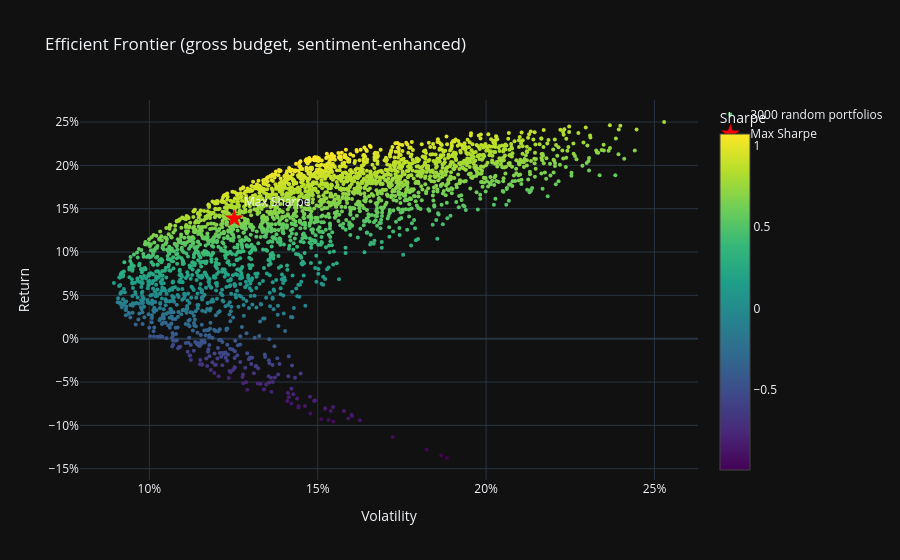

The cell this chart's notebook holds for it:
### Markdown cell above
---
## Phase 3 — Portfolio Optimisation (Efficient Frontier)

Finds the **max-Sharpe** portfolio using your tickers and sentiment-adjusted expected returns.

> 💡 To use these weights in Phase 2, set `PORTFOLIO_WEIGHTING = 'optimised'` in the config  
> and re-run **Phase 2a onward**.

### Code cell
mu_annual  = rets.mean() * 252
cov_annual = rets.cov()  * 252
n          = len(TICKERS)

for t in TICKERS:
    if t in ticker_sentiment.index:
        mu_annual[t] += ticker_sentiment[t] * SENTIMENT_RETURN_BOOST

def portfolio_stats(w):
    ret    = w @ mu_annual
    vol    = np.sqrt(w @ cov_annual @ w)
    sharpe = (ret - RISK_FREE) / vol if vol > 1e-12 else 0.0
    return ret, vol, sharpe

if PORTFOLIO_WEIGHTING == 'partial':
    w_sharpe, ok = optimize_partial_weights(
        mu_annual.values, cov_annual.values, TICKERS, ANCHOR_WEIGHTS,
        risk_free=RISK_FREE, allow_shorts=ALLOW_SHORTS,
        max_gross_per_ticker=MAX_GROSS_PER_TICKER, position_sides=POSITION_SIDES,
    )
else:
    w_sharpe, ok = optimize_max_sharpe_gross(
        mu_annual.values, cov_annual.values,
        risk_free=RISK_FREE, allow_shorts=ALLOW_SHORTS,
        max_gross_per_ticker=MAX_GROSS_PER_TICKER,
    )
    from notebooks.trading_notebook_utils import apply_position_sides
    w_sharpe = apply_position_sides(w_sharpe, TICKERS, POSITION_SIDES)

# Random portfolios on gross simplex
sim_w = np.random.dirichlet(np.ones(n), N_SIM_EF)
if ALLOW_SHORTS:
  signs = np.array([1.0 if POSITION_SIDES.get(t, 'long') == 'long' else -1.0 for t in TICKERS])
  sim_w = sim_w * signs
sim_stats = np.array([portfolio_stats(w) for w in sim_w])

fig = go.Figure()
fig.add_trace(go.Scatter(x=sim_stats[:,1], y=sim_stats[:,0], mode='markers',
    marker=dict(color=sim_stats[:,2], colorscale='Viridis', size=4,
                showscale=True, colorbar=dict(title='Sharpe')),
    name=f'{N_SIM_EF} random portfolios'))
r_opt, v_opt, s_opt = portfolio_stats(w_sharpe)
fig.add_trace(go.Scatter(x=[v_opt], y=[r_opt], mode='markers+text',
    marker=dict(color='red', size=14, symbol='star'),
    text=['Max Sharpe'], textposition='top right', name='Max Sharpe'))
fig.update_layout(title='Efficient Frontier (gross budget, sentiment-enhanced)',
                  xaxis_title='Volatility', yaxis_title='Return',
                  xaxis_tickformat='.0%', yaxis_tickformat='.0%',
                  template='plotly_dark')
fig.show()

exp = exposure_summary(w_sharpe)
print('\n📌 Optimised weights:')
for t, w in zip(TICKERS, w_sharpe):
    print(f'  {t}: {w:+.1%}')
print(f'  Return: {r_opt:.2%}  |  Vol: {v_opt:.2%}  |  Sharpe: {s_opt:.2f}')
print(f'  Gross: {exp["gross"]:.2%}  |  Net: {exp["net"]:+.2%}')
print('\n💡 Re-run Phase 2a to apply optimised/partial weights.')

### Figure 1 — Plotly figure (JSON) as saved in the notebook; plotly's stock layout.template omitted (floating-point values rounded to 4 significant figures; data arrays with more than 128 entries replaced by an {"elided": "..."} marker saying what was removed)
{"data": [{"marker": {"color": {"elided": "3000 float values"}, "colorbar": {"title": {"text": "Sharpe"}}, "colorscale": [[0, "#440154"], [0.1111, "#482878"], [0.2222, "#3e4989"], [0.3333, "#31688e"], [0.4444, "#26828e"], [0.5556, "#1f9e89"], [0.6667, "#35b779"], [0.7778, "#6ece58"], [0.8889, "#b5de2b"], [1, "#fde725"]], "showscale": true, "size": 4}, "mode": "markers", "name": "3000 random portfolios", "type": "scatter", "x": {"elided": "3000 float values"}, "y": {"elided": "3000 float values"}}, {"marker": {"color": "red", "size": 14, "symbol": "star"}, "mode": "markers+text", "name": "Max Sharpe", "text": ["Max Sharpe"], "textposition": "top right", "type": "scatter", "x": [0.1252], "y": [0.1387]}], "layout": {"title": {"text": "Efficient Frontier (gross budget, sentiment-enhanced)"}, "xaxis": {"tickformat": ".0%", "title": {"text": "Volatility"}}, "yaxis": {"tickformat": ".0%", "title": {"text": "Return"}}}}
